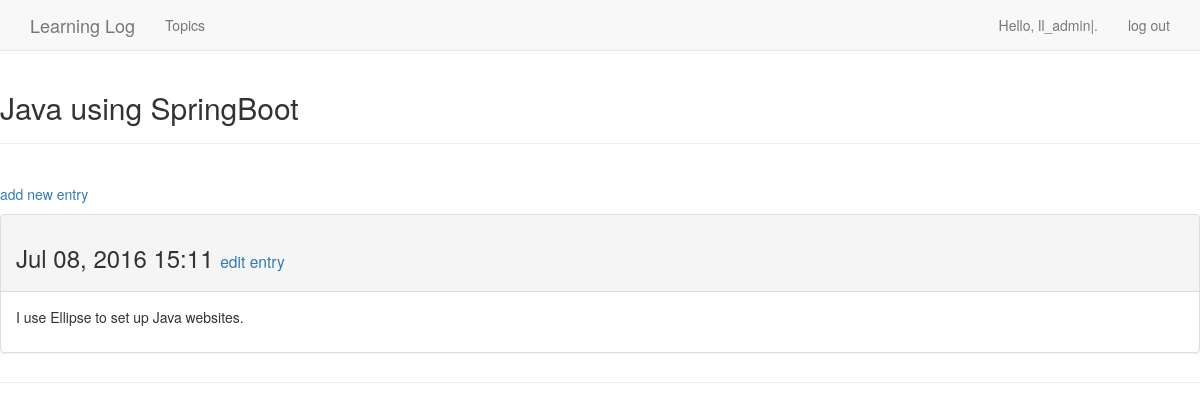
Page /topics/1/ (signed in) on the earlier database version.
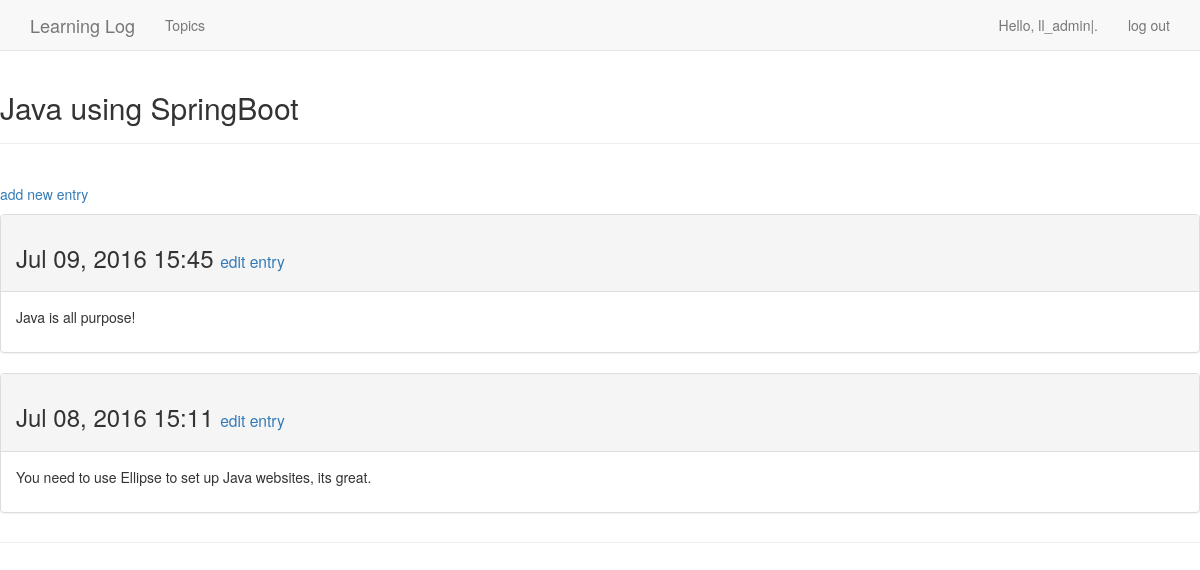
Same page on the later database version.
### learning_logs/models.py (models this page shows, shortened)
class Topic(models.Model):
    text = models.CharField(max_length=200)
    date_added = models.DateTimeField(auto_now_add=True)
    owner = models.ForeignKey(User)
    def __str__(self):
        return self.text

class Entry(models.Model):
    topic = models.ForeignKey(Topic)
    text = models.TextField()
    date_added = models.DateTimeField(auto_now_add=True)
    class Meta:
        verbose_name_plural = 'entries'

### learning_logs/views.py (the view)
# urls.py: url(r'^topics/(?P<topic_id>\d+)/$', views.topic, name='topic'),
@login_required
def topic(request, topic_id):
    topic = Topic.objects.get(id=topic_id)
    if topic.owner != request.user:
        raise Http404
    entries = topic.entry_set.order_by('-date_added')
    context = {'topic': topic, 'entries': entries}
    return render(request, 'learning_logs/topic.html', context)

### learning_logs/templates/learning_logs/topic.html
{% extends "learning_logs/base.html" %}
{% block header %}
    <h2>{{ topic }}</h2>
{% endblock header %}
{% block content %}
    <p>
        <a href="{% url 'learning_logs:new_entry' topic.id %}">add new entry</a>
    </p>
            {% for entry in entries %}
                <div class="panel panel-default">
                    <div class="panel-heading">
                        <h3>
                            {{ entry.date_added|date:'M d, Y H:i' }}
                            <small>
                                <a href="{% url 'learning_logs:edit_entry' entry.id %}">edit entry</a>
                            </small>
                        </h3>
                    </div>
                    <div class="panel-body">
                        {{ entry.text|linebreaks }}
                    </div>
                </div>
            {% empty %}
                There are no entries for this topic yet.
            {% endfor %}
{% endblock content %}

### learning_logs/templates/learning_logs/base.html (shortened to what this page needs)
{% load bootstrap3 %}
<!DOCTYPE html>
<html lang="en">
    <head>
        {% bootstrap_css %}
    </head>
    <body>
        <nav class="navbar navbar-default navbar-static-top">
            <div class="container">
                <div class="navbar-header">
                    <a class="navbar-brand" href="{% url 'learning_logs:index' %}">
                        Learning Log</a>
                </div>
                <div id="navbar" class="navbar-collapse collapse">
                    <ul class="nav navbar-nav">
                        <li><a href="{% url 'learning_logs:topics' %}">Topics</a></li>
                    </ul>
                    <ul class="nav navbar-nav navbar-right">
                        {% if user.is_authenticated %}
                            <li><a>Hello, {{ user.username }}|.</a></li>
                            <li><a href="{% url 'users:logout' %}">log out</a></li>
                        {% else %}
                            <li><a href="{% url 'users:register' %}">register</a></li>
                            <li><a href="{% url 'users:login' %}">log in</a> </li>
                        {% endif %}
                    </ul>
                </div>
            </div>
        </nav>
            <div class="page-header">
                {% block header %}{% endblock header %}
            </div>
            <div class="page-header">
                {% block content %}{% endblock content %}
            </div>
    </body>
</html>

Differences in the rows shown:
added Entry: date_added "Jul 09, 2016 15:45", text "Java is all purpose!"
changed Entry: text "I use Ellipse to set up Java websites." → "You need to use Ellipse to set up Java websites, its great."
